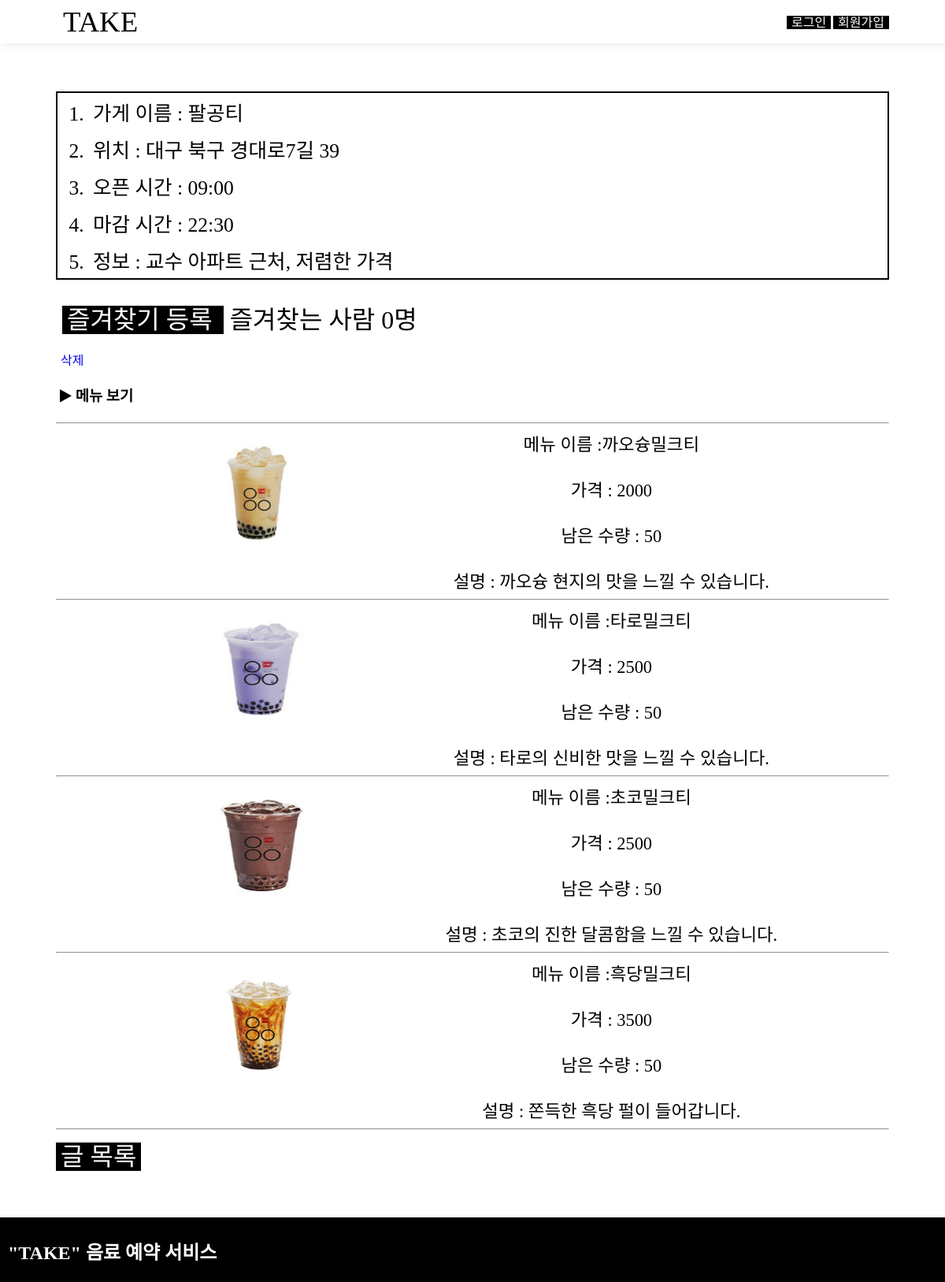
Screenshot of /market/19 with the database file from the repository.
### market/models.py (models this page shows, shortened)
class Market(models.Model):
    name=models.CharField(max_length=225)
    address=models.CharField(max_length=225)
    start_time=models.CharField(max_length=225)
    end_time=models.CharField(max_length=225)
    description=models.TextField()
    user=models.ForeignKey(User, on_delete=models.CASCADE, null=True)
    likes =models.ManyToManyField(
        User, # User 모델과 Market 모델을 M : N 관계로 두겠다.
        through='Like', # Like라는 중개 모델을 통해 M : N 관계를 맺는다.
        through_fields=('market', 'user'), # Like에 market 속성, user 속성을 추가하겠다.
        related_name='likes' # 1 : N  관계에서 market과 연결된 comment를 가져올 때 comment_set으로 가져왔는데,
        )
    def like_count(self):
        return self.likes.count()

class Menu(models.Model):
    name=models.CharField(max_length=225)
    photo=models.ImageField(upload_to='images/')
    price=models.IntegerField()
    left=models.IntegerField() # 남은 수량
    description=models.CharField(max_length=1000)
    market=models.ForeignKey(Market, on_delete=models.CASCADE, null=True)

### market/views.py (the view)
# urls.py: path('<int:market_id>', views.detail, name="detail"),
def detail(request, market_id):
    market_detail=get_object_or_404(Market, pk=market_id)
    user=request.user
    liked=Like.objects.select_related()
    if market_detail.likes.filter(id=user.id):
        message="즐겨찾기 취소"
    else:
        message="즐겨찾기 등록"
    return render(request, 'html/detail.html',{'market':market_detail, 'message':message})

### market/templates/html/detail.html (shortened to what this page needs)
{% extends "base.html" %}
{% block content %}
{% load static %}
<link rel="stylesheet" href="{% static 'css/detail.css' %}">
<!DOCTYPE html>
<html>
    <head>
        <link rel="stylesheet" href="//cdn.jsdelivr.net/npm/xeicon@2.3.3/xeicon.min.css">
    </head>
    <body>
            <ol style=" font-size: 1.6rem; border: 2px black solid;">
                <li>가게 이름 : {{market.name}}</li>
                <li>위치 : {{market.address}}</li>
                <li>오픈 시간 : {{market.start_time}}</li>
                <li>마감 시간 : {{market.end_time}}</li>
                <li>정보 : {{market.description}}</li>
            </ol>
            <div style="display:flex; font-size: 2rem;" class="good">
                    <div>
                    <a style="color:white; background-color: black;"href="{% url 'post_like' market.id %}">
                        {{message}}
                    </a>
                    </div>
                    <div class="goodnum">
                        즐겨찾는 사람 {{market.like_count}}명
                    </div>
            </div>
            <br>
            <a href="{%url 'delete' market.id %}">삭제</a>
            <h3><i class="fa fa-play" style="padding: 5px;"></i>메뉴 보기</h3>
            {% for menu in market.menu_set.all %}
                <hr class="comment_line">
                <form method="post" action="{% url 'order_create' market.id menu.id %}" enctype="multipart/form-data">
                    <div class="comment comment1" style="display:flex; text-align: right;">
                        <div style="flex: 1">
                        {% if menu.photo %}
                        <img src="{{menu.photo.url}}" width="200" height="150">
                        {% endif %}
                        </div>
                        <div style="flex: 2; text-align: center; font-size: 1.4rem">
                        <td class="tableb1">메뉴 이름 :{{menu.name}}</td>
                        <br>
                        <br>
                        <td class="tableb1">가격 : {{menu.price}}</td>
                        <br>
                        <br>
                        <td class="tableb1">남은 수량 : {{menu.left}}</td>
                        <br>
                        <br>
                        <td class="tableb1">설명 : {{menu.description}}</td>
                        </div>
                    </div>
                </form>
            {% endfor %}
            <hr>
            <a style="text-decoration: none; color: white; background-color: black; font-size: 2rem;" href="{% url 'market' %}">글 목록</a>
    </body>
</html>
{% endblock content %}

### blogProject/templates/css/base.css (style rules this page uses)
html { font-size: 100%; box-sizing: border-box; }
body { font-size: 1rem; font-stretch: normal; font-weight: 400; color: #000; display: block; font-family: 'Cafe24Danjunghae'; }
body, html { box-sizing: border-box; height: 100%; margin: 0; min-width: 100%; padding: 0; position: relative; }
a { text-decoration: none; padding-left:6px; padding-right:6px; }
menu, ol, ul { padding: 0 0 0 40px; }
dl, menu, ol, ul { margin: 1em 0; }

### market/templates/css/detail.css (style rules this page uses)
ol li { padding: 5px; }

### rows the page displays
Market: name "팔공티", address "대구 북구 경대로7길 39", start_time "09:00", end_time "22:30", description "교수 아파트 근처, 저렴한 가격", like_count "0"
Menu: photo (picture), name "까오슝밀크티", price "2000", left "50", description "까오슝 현지의 맛을 느낄 수 있습니다."
Menu: photo (picture), name "타로밀크티", price "2500", left "50", description "타로의 신비한 맛을 느낄 수 있습니다."
Menu: photo (picture), name "초코밀크티", price "2500", left "50", description "초코의 진한 달콤함을 느낄 수 있습니다."
Menu: photo (picture), name "흑당밀크티", price "3500", left "50", description "쫀득한 흑당 펄이 들어갑니다."

### other values shown
{{ message }} "즐겨찾기 등록"
